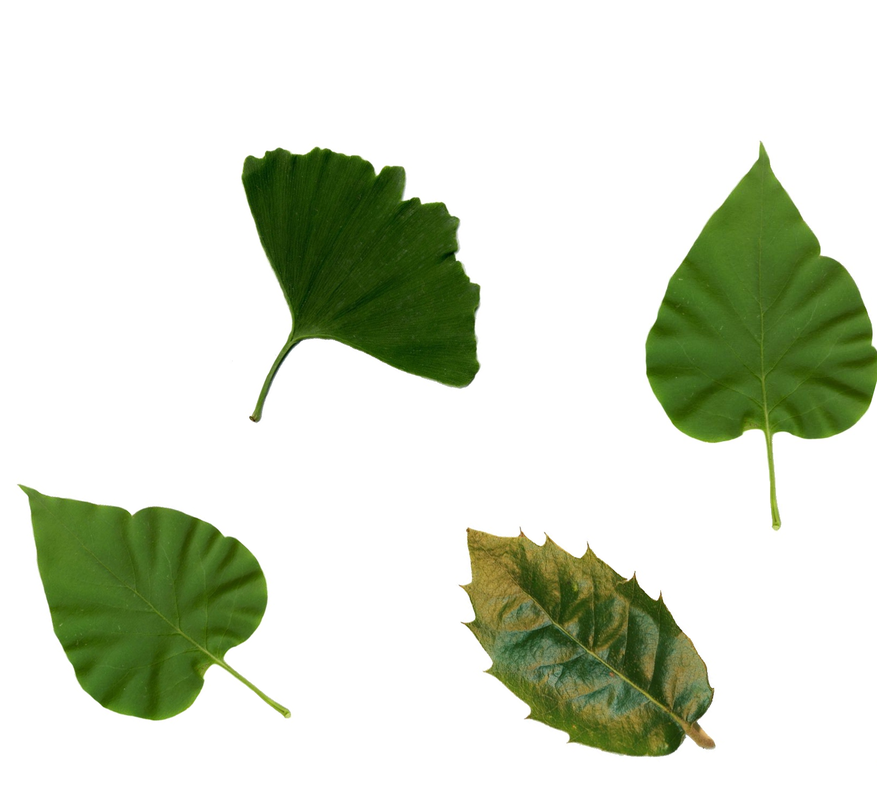
#> input picture Folhas/Teste01-cortada.png, 877 x 805 px, shrunk from 1632 x 1497 before the run; its folder holds only this picture in this run
$ python segmentacao.py
#> lines starting #> are read from the running program, lines starting #| are printed output that depends on the picture
import pandas as pd
import cv2
from os import listdir
from os.path import isfile, join
import numpy as np
import matplotlib.pyplot as plt
import math
import time

def convolucao(imagem, kernel, average=False, verbose=False):
    if len(imagem.shape) == 3:
        imagem = cv2.cvtColor(imagem, cv2.COLOR_BGR2GRAY)

    linhas, colunas = imagem.shape
    linha_kernel, coluna_kernel = kernel.shape

    saida = np.zeros(imagem.shape)

    height_espacado = int((linha_kernel - 1) / 2)
    width_espacado = int((coluna_kernel - 1) / 2)

    imagem_espacada = np.zeros((linhas + (2 * height_espacado), colunas + (2 * width_espacado)))

    imagem_espacada[height_espacado:imagem_espacada.shape[0] - height_espacado, width_espacado:imagem_espacada.shape[1] - width_espacado] = imagem

    for row in range(linhas):
        for col in range(colunas):
            saida[row, col] = np.sum(kernel * imagem_espacada[row:row + linha_kernel, col:col + coluna_kernel])
            if average:
                saida[row, col] /= kernel.shape[0] * kernel.shape[1]

    if verbose:
            plt.imshow(saida, cmap='gray')
            plt.title("Convolução")
            plt.show()

    return saida

def normaliza(x, mu, sd):
    return 1 / (np.sqrt(2 * np.pi) * sd) * np.e ** (-np.power((x - mu) / sd, 2) / 2)


def kernel_gaussiano(size, sigma=1, verbose=False):
    kernel_1D = np.linspace(-(size // 2), size // 2, size)

    for i in range(size):
        kernel_1D[i] = normaliza(kernel_1D[i], 0, sigma)
    kernel_2D = np.outer(kernel_1D.T, kernel_1D.T)

    kernel_2D *= 1.0 / kernel_2D.max()

    return kernel_2D

def gaussian_blur(image, kernel_size, verbose=False):
    kernel = kernel_gaussiano(kernel_size, sigma=math.sqrt(kernel_size), verbose=verbose)
    return convolucao(image, kernel, average=True, verbose=verbose)

def deteccao_borda(imagem, filtro,  converte_degraus=False, verbose=False):
    Gx = convolucao(imagem, filtro, verbose)

    Gy = convolucao(imagem, np.flip(filtro.T, axis = 0), verbose)

    magnetude_gradiente = np.sqrt(np.square(Gx) + np.square(Gy))

    magnetude_gradiente *= 255.0 / magnetude_gradiente.max()

    direcao_gradiente = np.arctan2(Gy, Gx)

    if converte_degraus:
        direcao_gradiente = np.rad2deg(direcao_gradiente)
        direcao_gradiente += 180

    if verbose:
            plt.imshow(magnetude_gradiente, cmap='gray')
            plt.title("Deteccão de Borda por Sobel")
            plt.show()

    return magnetude_gradiente, direcao_gradiente

# [105 lines left out: functions supressao_non_max, limiar, hipotese, not called in this run]

if __name__ == "__main__":
    arquivos = [join("./Folhas/", f) for f in listdir("./Folhas/") if isfile(join("./Folhas", f))]
    filtro_sobel = np.array([[-1, 0, 1],[-2, 0, 2],[-1, 0, 1]])

    inicio = time.time()

    for i in range(len(arquivos)):
        image_cru = cv2.imread(arquivos[i])
#> image_cru is the input picture: shape (805, 877, 3); mean B, G, R 203.8, 219.8, 213

        imagem_borrada = gaussian_blur(image_cru, 9, verbose=False)
#> in convolucao, `imagem_espacada[height_espacado:imagem_espacada.shape[0] - height_espa..`:
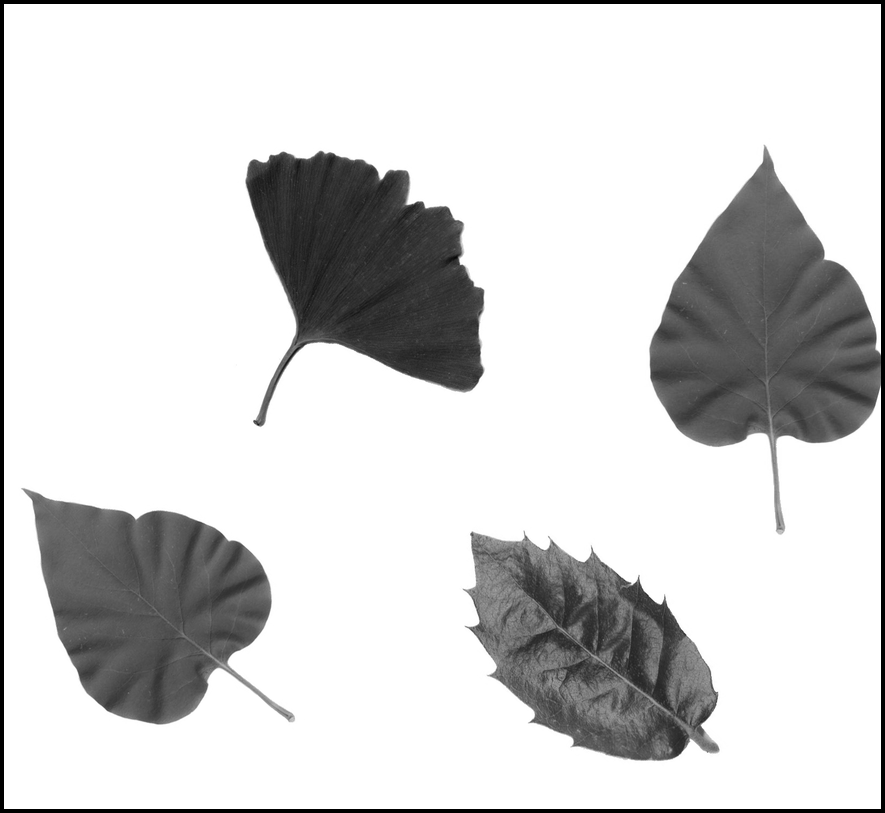
#> imagem_espacada: shape (813, 885) float64; min 0, max 255, mean 211.9
#> after the loop in convolucao, `for row in range(linhas):`:
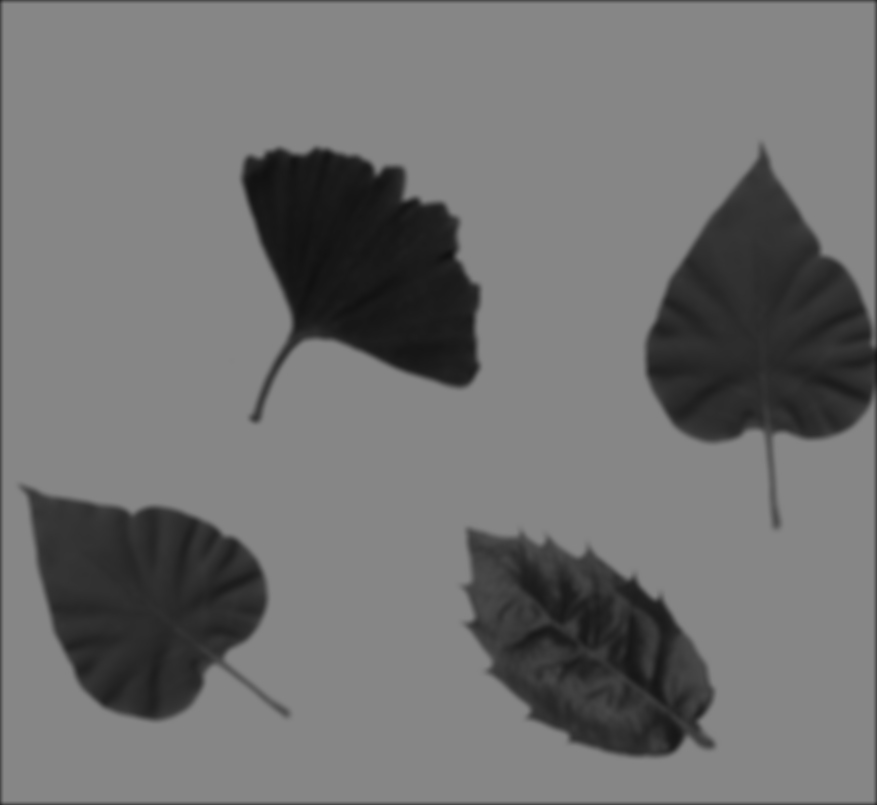
#> saida: shape (805, 877) float64; min 17.18, max 134.2, mean 113

        gradiente, direcao_gradiente = deteccao_borda(imagem_borrada, filtro_sobel, converte_degraus=True, verbose=False)
#> call 2 of convolucao, with kernel = array of shape (3, 3), average = False, verbose = False
#> after the loop in convolucao (call 2), `for row in range(linhas):`:
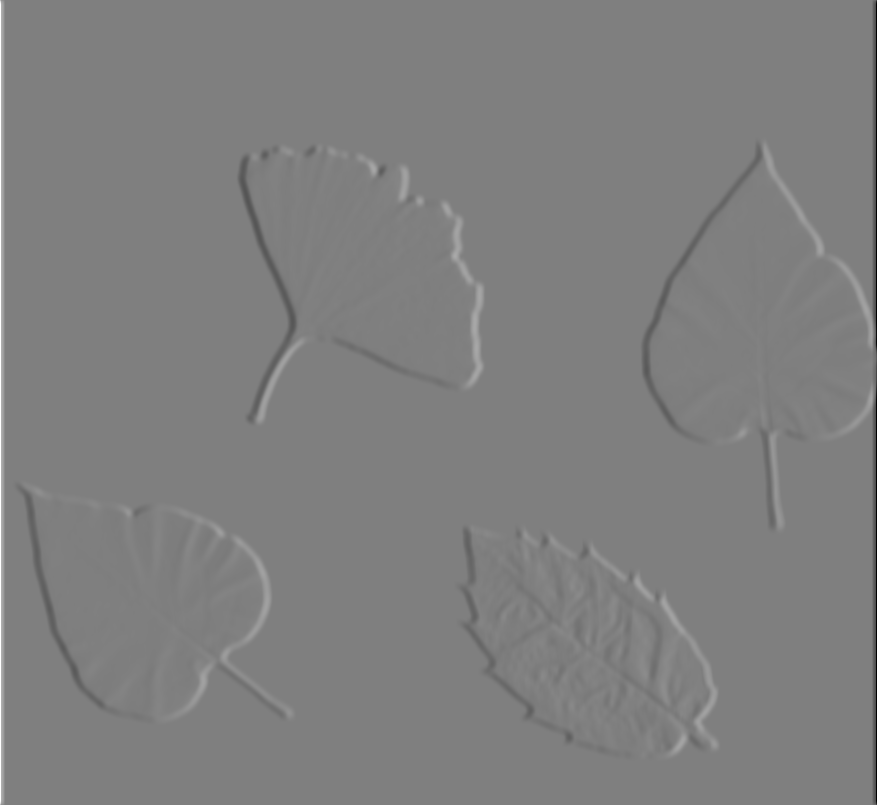
#> saida: shape (805, 877) float64; min -387.2, max 387.2, mean 0; drawn with min black and max white
#> call 3 of convolucao, with kernel = array of shape (3, 3), average = False, verbose = False
#> after the loop in convolucao (call 3), `for row in range(linhas):`:
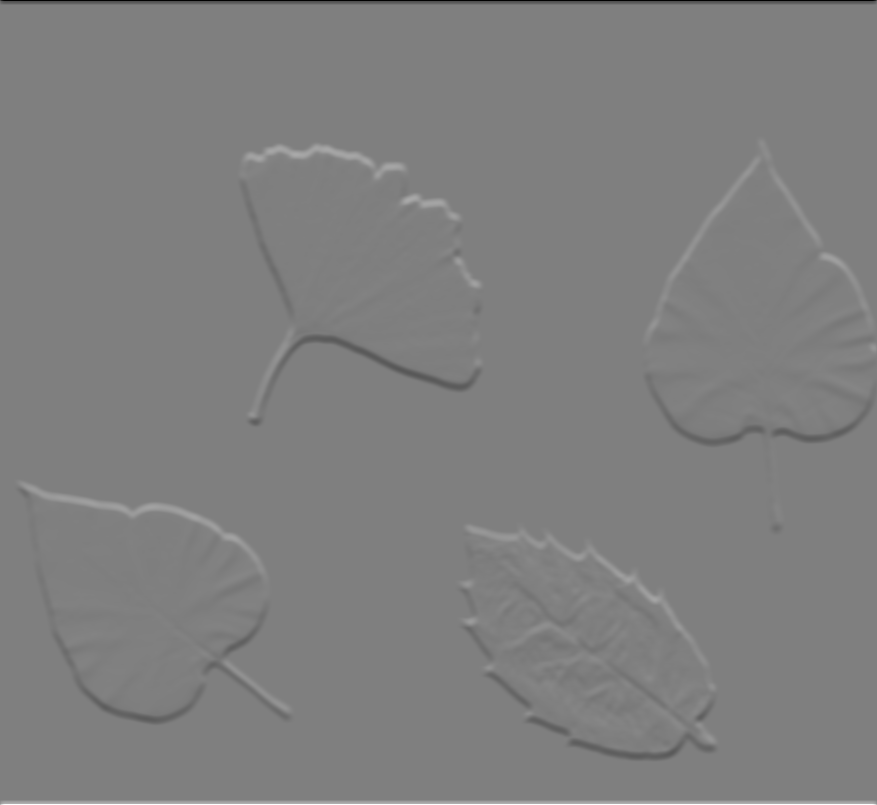
#> saida: shape (805, 877) float64; min -387.2, max 387.2, mean 0; drawn with min black and max white
#> in deteccao_borda, `magnetude_gradiente = np.sqrt(np.square(Gx) + np.square(Gy))`:
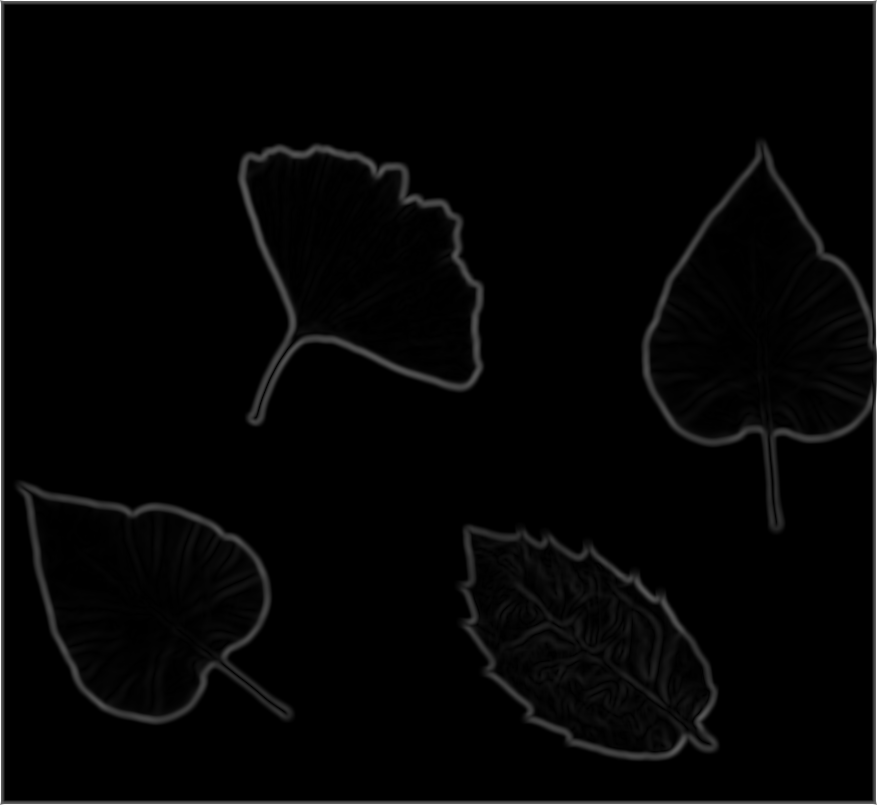
#> magnetude_gradiente: shape (805, 877) float64; min 0, max 387.2, mean 8.4; drawn with min black and max white
#> in deteccao_borda, `direcao_gradiente = np.arctan2(Gy, Gx)`:
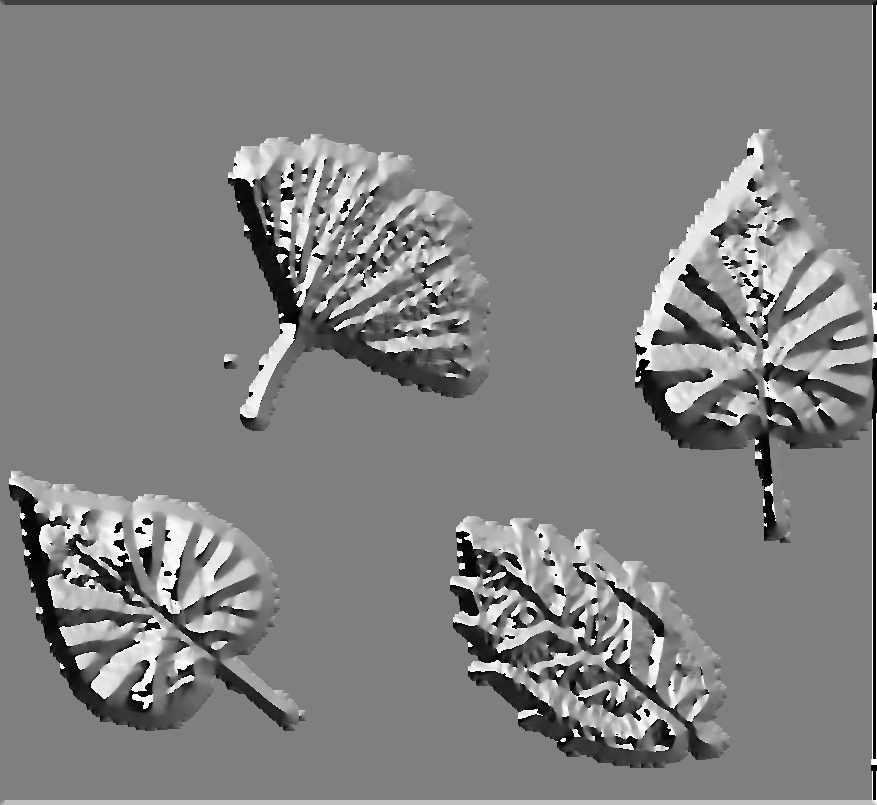
#> direcao_gradiente: shape (805, 877) float64; min -3.14, max 3.14, mean 0.0293; drawn with min black and max white
        cv2.imwrite(arquivos[i][:-4] + "-Sobel.png", gradiente)
        print(f"Levou {time.time() - inicio}")

        '''imagem_supremida = supressao_non_max(gradiente, direcao_gradiente, verbose=True)
        cv2.imwrite(arquivos[i][:-4] + "-NonMax.png", imagem_supremida)

        imagem_limitada = limiar(imagem_supremida, 5, 20, fraco=50, verbose=True)
        cv2.imwrite(arquivos[i][:-4] + "-Limiar.png", imagem_limitada)

        imagem = hipotese(imagem_limitada, fraco=50)

        pontos = np.argwhere(imagem==255)

        pontos = np.fliplr(pontos)
        print(f"Levou {time.time() - inicio}")

        # [7 lines of commented-out code are left out]
        x, y, w, h = cv2.boundingRect(pontos)
        x, y, w, h = x, y, w, h
        imagem_detectada = imagem[y:y+h, x:x+w]
        #imagem_cortada = image_cru[y:y+h, x:x+w]

        cv2.imwrite(arquivos[i][:-4] + "-Canny.png", imagem_detectada)
        #cv2.imwrite(arquivos[i][:-4] + f"-{folha_atual}-P.png", imagem_detectada)'''
